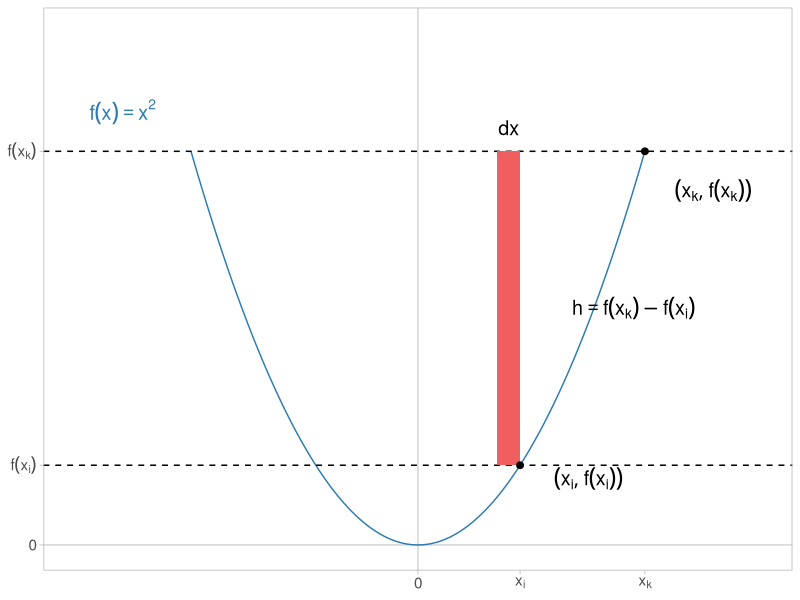
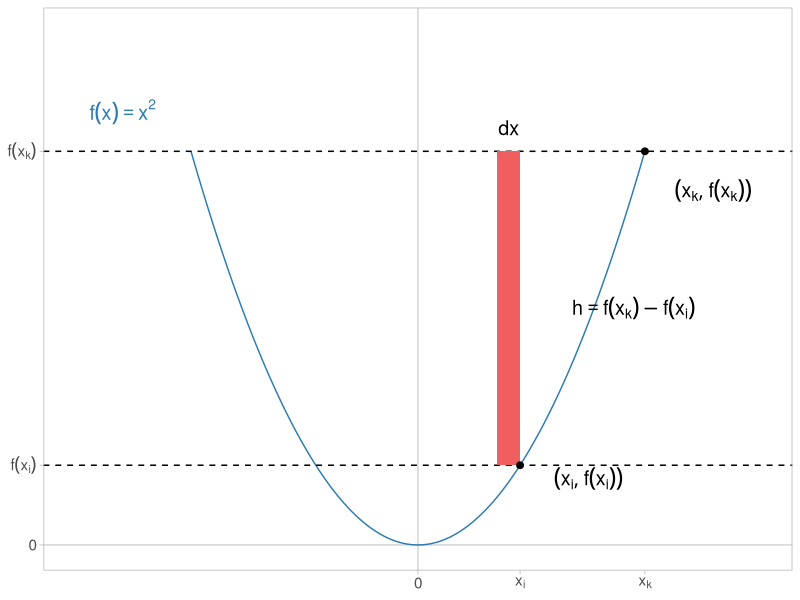
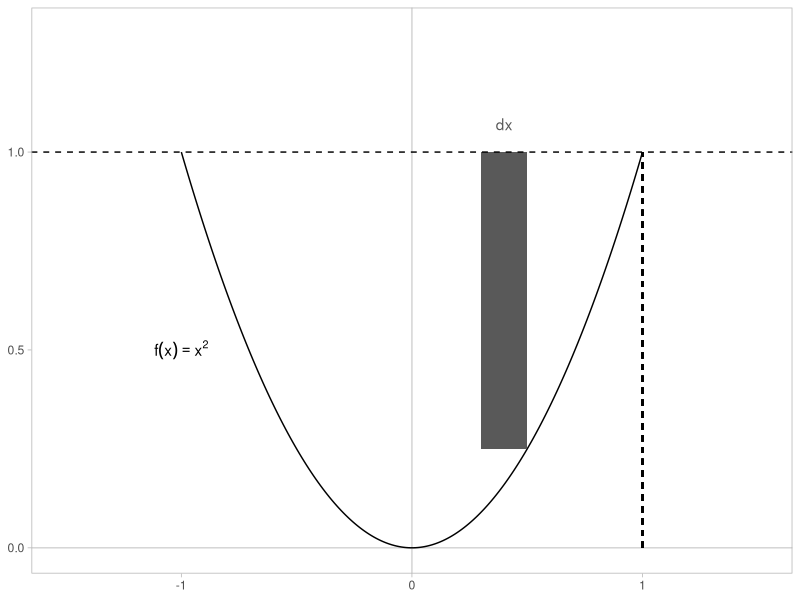

Reproduce these figures in R, in order.
## ---- chunk 1
library(dplyr)
library(tidyr)
library(ggplot2)
## ---- chunk 2
geom_axis <- function() {
  list(
    geom_vline(xintercept = 0, color = "lightgrey"), 
    geom_hline(yintercept = 0, color = "lightgrey")
  )
}
## ---- chunk 3
shell_method_1 <- tibble(
  x = seq(from = -1, to = 1, length.out = 200),
  f_x = x^2,
) %>% 
  ggplot(aes(x = x, y = f_x)) + 
  geom_axis() + 
  geom_path(color = "#2d7bb1") + 
  geom_hline(yintercept = c(0.45^2, 1), linetype = "dashed") + 
  geom_rect(
    aes(xmin = 0.35, xmax = 0.45, ymin = (0.45^2), ymax = 1),
    fill = "#ef5f5f"
  ) + 
  geom_point(
    data = tibble(x = c(0.45, 1), y = x^2), 
    aes(x = x, y = y),
    size = 2
  ) + 
  annotate(
    geom = "text",
    x = c(-1.3, 0.75, 1.3, 0.95, 0.4),
    y = c(1.1, (0.41^2), 0.9, (0.45^2)+((1-(0.45^2))/2), 1.06),
    label = c("f(x) == x^2", "(list(x[i], f(x[i])))", "(list(x[k], f(x[k])))",
              "h == f(x[k]) - f(x[i])", "dx"),
    parse = TRUE,
    color = c("#2d7bb1", rep(x = "black", 4)),
    size = rep(5, 5)
  ) + 
  scale_x_continuous(
    breaks = c(0, 0.45, 1), labels = expression(0, x[i], x[k])
  ) + 
  scale_y_continuous(
    breaks = c(0, (0.45^2), 1), labels = expression(0, f(x[i]), f(x[k]))
  ) + 
  expand_limits(x = c(-1.5, 1.5), y = c(0, 1.3)) + 
  theme_light() + 
  theme(panel.grid = element_blank(),
        axis.text = element_text(size = 11)) + 
  labs(x = NULL, y = NULL)

shell_method_1
## ---- chunk 4
tibble(
  x = seq(from = -1, to = 1, length.out = 200),
  f_x = x^2,
) %>% 
  ggplot(aes(x = x, y = f_x)) + 
  geom_axis() + 
  geom_path(color = "#2d7bb1") + 
  geom_hline(yintercept = c(0.45^2, 1), linetype = "dashed") + 
  geom_rect(
    aes(xmin = 0.35, xmax = 0.45, ymin = (0.45^2), ymax = 1),
    fill = "#ef5f5f"
  ) + 
  #geom_segment(aes(x = 0, xend = 0.45, y = 0.45^2, yend = 0.45^2),
  #             linetype = "dashed") + 
  geom_point(
    data = tibble(x = c(0.45, 1), y = x^2), 
    aes(x = x, y = y),
    size = 2
  ) + 
  annotate(
    geom = "text",
    x = c(-1.3, 0.75, 1.3, 0.95, 0.4),
    y = c(1.1, (0.41^2), 0.9, (0.45^2)+((1-(0.45^2))/2), 1.06),
    label = c("f(x) == x^2", "(list(x[i], f(x[i])))", "(list(x[k], f(x[k])))",
              "h == f(x[k]) - f(x[i])", "dx"),
    parse = TRUE,
    color = c("#2d7bb1", rep(x = "black", 4)),
    size = rep(5, 5)
  ) + 
  scale_x_continuous(
    breaks = c(0, 0.45, 1), labels = expression(0, x[i], x[k])
  ) + 
  scale_y_continuous(
    breaks = c(0, (0.45^2), 1), labels = expression(0, f(x[i]), f(x[k]))
  ) + 
  expand_limits(x = c(-1.5, 1.5), y = c(0, 1.3)) + 
  theme_light() + 
  theme(panel.grid = element_blank(),
        axis.text = element_text(size = 11)) + 
  labs(x = NULL, y = NULL)
## ---- chunk 5
cauldron_example_2 <- tibble(
  x = seq(from = -1, to = 1, length.out = 200),
  f_x = x^2
) %>% 
  ggplot(aes(x = x, y = f_x)) + 
  geom_vline(xintercept = 0, color = "lightgrey") + 
  geom_hline(yintercept = 0, color = "lightgrey") + 
  geom_path() + 
  geom_rect(aes(xmin = 0.3, xmax = 0.5, ymin = 0.5^2, ymax = 1)) + 
  geom_hline(yintercept = 1, linetype = "dashed") + 
  geom_segment(aes(x = 1, xend = 1, y = 0, yend = 1), linetype = "dashed") + 
  annotate(
    geom = "text",
    x = c(-1, 0.4), y = c(0.5, 1.07),
    label = c("f(x) == x^2", "dx"), parse = TRUE,
    color = c("black", "#595959")
  ) + 
  expand_limits(x = c(-1.5, 1.5), y = 1.3) + 
  theme_light() + 
  theme(panel.grid = element_blank()) + 
  labs(x = NULL, y = NULL)

cauldron_example_2
